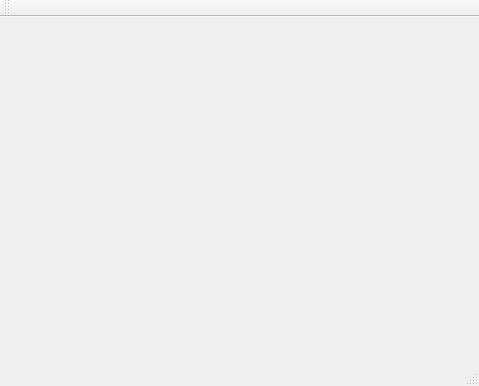
<?xml version="1.0" encoding="UTF-8"?>
<ui version="4.0">
 <class>MainWindow</class>
 <widget class="QMainWindow" name="MainWindow">
  <property name="geometry">
   <rect>
    <x>0</x>
    <y>0</y>
    <width>479</width>
    <height>386</height>
   </rect>
  </property>
  <property name="windowTitle">
   <string>MainWindow</string>
  </property>
  <widget class="QWidget" name="centralWidget"/>
  <widget class="QMenuBar" name="menuBar">
   <property name="geometry">
    <rect>
     <x>0</x>
     <y>0</y>
     <width>479</width>
     <height>21</height>
    </rect>
   </property>
  </widget>
  <widget class="QToolBar" name="mainToolBar">
   <attribute name="toolBarArea">
    <enum>TopToolBarArea</enum>
   </attribute>
   <attribute name="toolBarBreak">
    <bool>false</bool>
   </attribute>
  </widget>
  <widget class="QStatusBar" name="statusBar"/>
 </widget>
 <layoutdefault spacing="6" margin="11"/>
 <resources/>
 <connections/>
</ui>
